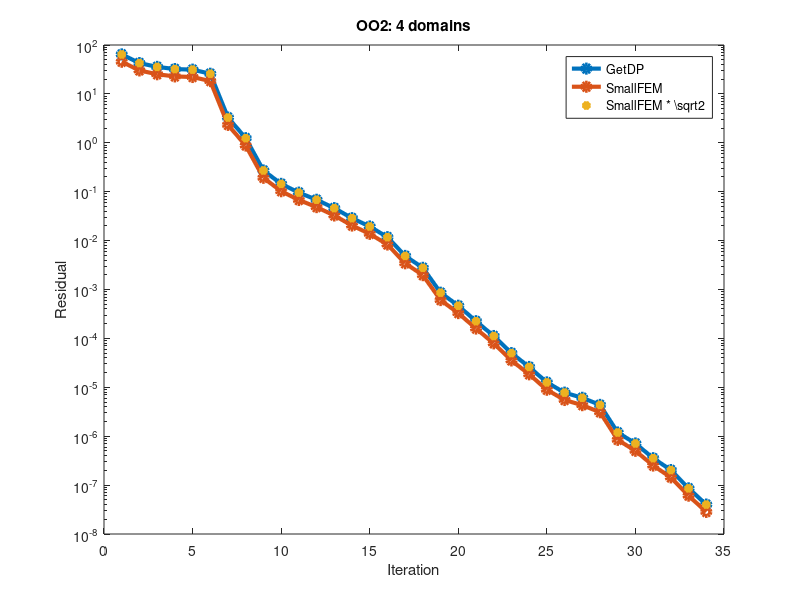

Recreate this plot in MATLAB.
%%%%%%%%%%%%%%%%%%%%%%%
%% GetDP vs SmallFEM %%
%% OO2: 4 domains    %%
%%%%%%%%%%%%%%%%%%%%%%%

clear all;
close all;

getdp = ...
    [
        6.426623878829e+01
        4.268678079963e+01
        3.566439763196e+01
        3.221988371428e+01
        3.133792824441e+01
        2.584252656441e+01
        3.285670217894e+00
        1.243757604095e+00
        2.718738552204e-01
        1.446349259717e-01
        9.577169087128e-02
        6.841816302693e-02
        4.616540600836e-02
        2.875090948517e-02
        1.943973132673e-02
        1.176241417862e-02
        4.860720422618e-03
        2.776843896026e-03
        8.596079731461e-04
        4.655050361802e-04
        2.248451731965e-04
        1.119127946177e-04
        5.010305752898e-05
        2.606769094970e-05
        1.260440993963e-05
        7.779532864117e-06
        6.099560466775e-06
        4.366278446378e-06
        1.190569778204e-06
        7.109937447734e-07
        3.552087676550e-07
        2.031545524340e-07
        8.592883718477e-08
        4.000590666625e-08
    ];

smallfem = ...
    [
        4.544309453686e+01
        3.018411469333e+01
        2.521853892191e+01
        2.278289771656e+01
        2.215926159452e+01
        1.827342884849e+01
        2.323323138751e+00
        8.794709913482e-01
        1.922440502029e-01
        1.022724504269e-01
        6.772087032180e-02
        4.837899106643e-02
        3.264390662466e-02
        2.032998996877e-02
        1.374598727770e-02
        8.317298839235e-03
        3.437055842728e-03
        1.963529933306e-03
        6.078360287022e-04
        3.291626233763e-04
        1.589900026430e-04
        7.913454446141e-05
        3.542831305899e-05
        1.843269429076e-05
        8.912680862252e-06
        5.500970000890e-06
        4.313048589758e-06
        3.087432297938e-06
        8.418627137191e-07
        5.027501547427e-07
        2.511714111334e-07
        1.436525411344e-07
        6.076116223135e-08
        2.828860008254e-08
    ];

it = [1:size(smallfem, 1)];

semilogy(it, ...
         getdp,              '-o', 'linewidth', 3, ...
         smallfem,           '-o', 'linewidth', 3, ...
         smallfem * sqrt(2), '*',  'linewidth', 3);
legend({'GetDP', 'SmallFEM', 'SmallFEM * \sqrt{2}'});
title('OO2: 4 domains');
xlabel('Iteration');
ylabel('Residual');

print('oo2.png');